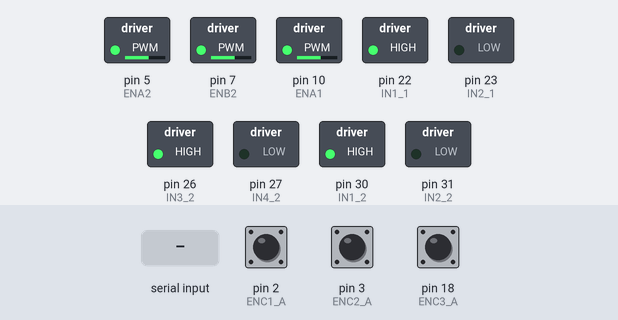
Simulated run of this sketch. Board: Arduino Mega 2560, built with avr-gcc and run on an emulated ATmega2560. On the bench: switched loads named in the sketch (green lamp = pin HIGH). The test bench sets the inputs (shaded band); at power-on: pin 2 (ENC1_A) HIGH, pin 3 (ENC2_A) HIGH, pin 18 (ENC3_A) HIGH. What the sketch prints to the serial monitor is not drawn.

Above: at 1.7 s.
1.8 s: "r" received over Serial
At 3.0 s:
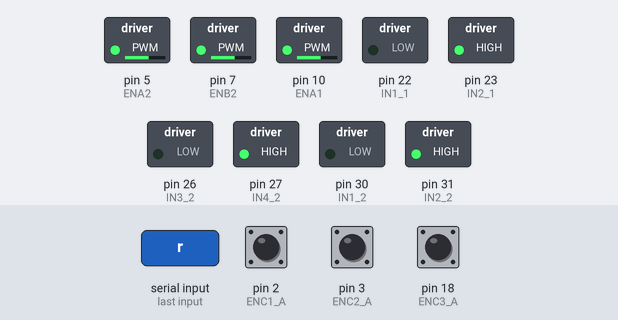
9.1 s: "R" received over Serial
At 9.8 s:
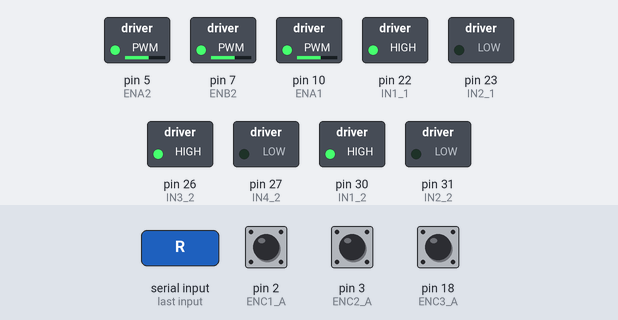
Timing chart, 0 to 12.1 s (numbered marks = the images above; inputs shaded):
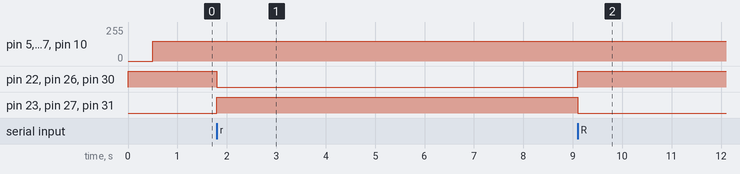

Measured:
- after the input at 1.8 s, pin 22 (IN1_1), pin 26 (IN3_2), pin 30 (IN1_2): HIGH → LOW at once; pin 23 (IN2_1), pin 27 (IN4_2), pin 31 (IN2_2): LOW → HIGH at once
- after the input at 9.1 s, pin 22 (IN1_1), pin 26 (IN3_2), pin 30 (IN1_2): LOW → HIGH at once; pin 23 (IN2_1), pin 27 (IN4_2), pin 31 (IN2_2): HIGH → LOW at once

The sketch:

motor_encoder_checker.ino
```cpp
// === 3모터 동일 PWM + 엔코더 속도 모니터 (Arduino Mega) ===
// - 인터럽트: A핀 CHANGE, B핀 상태로 방향 판별(쿼드라처, X2)
// - 출력: 500ms마다 cps(Counts/s), rpm, dir(F/R)
// - Mega 외부인터럽트: 2(INT0), 3(INT1), 18(INT5), 19(INT4), 20(INT3), 21(INT2)

// ===== 모터 핀맵 =====
// 모터1 (L298N #1 단독)
const int ENA1  = 10;   // PWM
const int IN1_1 = 22;
const int IN2_1 = 23;

// 모터2 (L298N #2)
const int ENB2  = 7;    // PWM
const int IN3_2 = 26;
const int IN4_2 = 27;

// 모터3 (L298N #2)
// ⚠ 최근 변경: ENA2=5 (ENC1_B=3 충돌 회피)
const int ENA2  = 5;    // PWM
const int IN1_2 = 30;
const int IN2_2 = 31;

// ===== 엔코더 핀맵 (최근 버전) =====
// 1모터당: A=인터럽트핀, B=일반 디지털핀
// A: {2(INT0), 3(INT1), 18(INT5)} / B: {36, 38, 40}
const int ENC1_A = 2;    // 외부인터럽트
const int ENC1_B = 36;   // 일반 디지털
const int ENC2_A = 3;    // 외부인터럽트
const int ENC2_B = 38;   // 일반 디지털
const int ENC3_A = 18;   // 외부인터럽트
const int ENC3_B = 40;   // 일반 디지털

// ===== 설정 =====
int TEST_PWM = 150;                      // 세 모터 동일 PWM ( -255 ~ +255 )
const unsigned long INTERVAL_MS = 500;   // 출력 주기(ms)

// A핀 CHANGE(X2) 기준 한 바퀴당 카운트 수
//  COUNTS_PER_REV = PPR(A채널) × 2 × 기어비
const float COUNTS_PER_REV_1 = 600.0;
const float COUNTS_PER_REV_2 = 600.0;
const float COUNTS_PER_REV_3 = 600.0;

// ===== 내부 변수 =====
volatile long encCount1 = 0;
volatile long encCount2 = 0;
volatile long encCount3 = 0;

long lastCount1 = 0, lastCount2 = 0, lastCount3 = 0;
unsigned long lastPrintMs = 0;

// ===== 모터 제어 유틸 =====
void setMotorRaw(int pwmPin, int inA, int inB, int pwmSigned) {
  int mag = pwmSigned;
  if (mag < 0) mag = -mag;
  if (mag > 255) mag = 255;

  if (pwmSigned >= 0) {
    digitalWrite(inA, HIGH);
    digitalWrite(inB, LOW);
  } else {
    digitalWrite(inA, LOW);
    digitalWrite(inB, HIGH);
  }
  analogWrite(pwmPin, mag);
}

void setMotor(int idx, int pwmSigned) {
  switch (idx) {
    case 1: setMotorRaw(ENA1, IN1_1, IN2_1, pwmSigned); break;
    case 2: setMotorRaw(ENB2, IN3_2, IN4_2, pwmSigned); break;
    case 3: setMotorRaw(ENA2, IN1_2, IN2_2, pwmSigned); break;
  }
}

// ===== 인터럽트 서비스 루틴 (A CHANGE, B로 방향) =====
void enc1_isr() {
  int a = digitalRead(ENC1_A);
  int b = digitalRead(ENC1_B);
  if (a == b) encCount1++; else encCount1--;
}
void enc2_isr() {
  int a = digitalRead(ENC2_A);
  int b = digitalRead(ENC2_B);
  if (a == b) encCount2++; else encCount2--;
}
void enc3_isr() {
  int a = digitalRead(ENC3_A);
  int b = digitalRead(ENC3_B);
  if (a == b) encCount3++; else encCount3--;
}

void setup() {
  Serial.begin(115200);
  while (!Serial) { ; }

  // 모터 핀
  pinMode(ENA1, OUTPUT);  pinMode(IN1_1, OUTPUT);  pinMode(IN2_1, OUTPUT);
  pinMode(ENB2, OUTPUT);  pinMode(IN3_2, OUTPUT);  pinMode(IN4_2, OUTPUT);
  pinMode(ENA2, OUTPUT);  pinMode(IN1_2, OUTPUT);  pinMode(IN2_2, OUTPUT);

  // 엔코더 핀
  pinMode(ENC1_A, INPUT_PULLUP);  pinMode(ENC1_B, INPUT_PULLUP);
  pinMode(ENC2_A, INPUT_PULLUP);  pinMode(ENC2_B, INPUT_PULLUP);
  pinMode(ENC3_A, INPUT_PULLUP);  pinMode(ENC3_B, INPUT_PULLUP);

  // 인터럽트 연결 (A핀만 사용)
  attachInterrupt(digitalPinToInterrupt(ENC1_A), enc1_isr, CHANGE);
  attachInterrupt(digitalPinToInterrupt(ENC2_A), enc2_isr, CHANGE);
  attachInterrupt(digitalPinToInterrupt(ENC3_A), enc3_isr, CHANGE);

  // 초기 정지
  setMotor(1, 0); setMotor(2, 0); setMotor(3, 0);

  delay(500);
  Serial.println(F("== 3-모터 엔코더 속도 모니터 (INT+DIGITAL per motor) =="));
  Serial.println(F("명령: '+'/'-' PWM±1, '0' 정지, 'r' 역방향 토글"));
}

void loop() {
  // 런타임 PWM 조정
  if (Serial.available()) {
    char c = Serial.read();
    if (c == '+') { TEST_PWM += 1; if (TEST_PWM > 255) TEST_PWM = 255; }
    else if (c == '-') { TEST_PWM -= 1; if (TEST_PWM < -255) TEST_PWM = -255; }
    else if (c == '0') { TEST_PWM = 0; }
    else if (c == 'r' || c == 'R') { TEST_PWM = -TEST_PWM; }
  }

  // 동일 PWM 적용 (필요하면 아래 라인만 조정)
  setMotor(1, TEST_PWM);
  setMotor(2, TEST_PWM);
  setMotor(3, TEST_PWM);

  // 주기 출력
  unsigned long now = millis();
  if (now - lastPrintMs >= INTERVAL_MS) {
    lastPrintMs = now;

    long c1, c2, c3;
    noInterrupts();
    c1 = encCount1; c2 = encCount2; c3 = encCount3;
    interrupts();

    long d1 = c1 - lastCount1; lastCount1 = c1;
    long d2 = c2 - lastCount2; lastCount2 = c2;
    long d3 = c3 - lastCount3; lastCount3 = c3;

    const float k = 1000.0f / (float)INTERVAL_MS; // ms → s
    float cps1 = d1 * k, cps2 = d2 * k, cps3 = d3 * k;

    float rpm1 = (COUNTS_PER_REV_1 > 0) ? (cps1 / COUNTS_PER_REV_1 * 60.0f) : 0.0f;
    float rpm2 = (COUNTS_PER_REV_2 > 0) ? (cps2 / COUNTS_PER_REV_2 * 60.0f) : 0.0f;
    float rpm3 = (COUNTS_PER_REV_3 > 0) ? (cps3 / COUNTS_PER_REV_3 * 60.0f) : 0.0f;

    char dir1 = (d1 >= 0) ? 'F' : 'R';
    char dir2 = (d2 >= 0) ? 'F' : 'R';
    char dir3 = (d3 >= 0) ? 'F' : 'R';

    Serial.print(F("PWM=")); Serial.print(TEST_PWM);
    Serial.print(F(" | M1 cps=")); Serial.print(cps1, 1);
    Serial.print(F(" rpm=")); Serial.print(rpm1, 1);
    Serial.print(F(" dir=")); Serial.print(dir1);

    Serial.print(F(" | M2 cps=")); Serial.print(cps2, 1);
    Serial.print(F(" rpm=")); Serial.print(rpm2, 1);
    Serial.print(F(" dir=")); Serial.print(dir2);

    Serial.print(F(" | M3 cps=")); Serial.print(cps3, 1);
    Serial.print(F(" rpm=")); Serial.print(rpm3, 1);
    Serial.print(F(" dir=")); Serial.print(dir3);

    Serial.print(F(" | cnts: ")); Serial.print(c1); Serial.print(',');
    Serial.print(c2); Serial.print(','); Serial.println(c3);
  }
}
```
